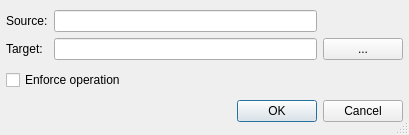
<?xml version="1.0" encoding="UTF-8"?>
<ui version="4.0">
 <class>SvnCopyDialog</class>
 <widget class="QDialog" name="SvnCopyDialog">
  <property name="geometry">
   <rect>
    <x>0</x>
    <y>0</y>
    <width>409</width>
    <height>135</height>
   </rect>
  </property>
  <property name="windowTitle">
   <string>Subversion Copy</string>
  </property>
  <property name="sizeGripEnabled">
   <bool>true</bool>
  </property>
  <layout class="QVBoxLayout">
   <item>
    <layout class="QGridLayout">
     <item row="1" column="2">
      <widget class="QPushButton" name="dirButton">
       <property name="toolTip">
        <string>Press to open a selection dialog</string>
       </property>
       <property name="whatsThis">
        <string>&lt;b&gt;Target directory&lt;/b&gt;
&lt;p&gt;Select the target name for the operation via a selection dialog.&lt;/p&gt;</string>
       </property>
       <property name="text">
        <string>...</string>
       </property>
      </widget>
     </item>
     <item row="0" column="0">
      <widget class="QLabel" name="textLabel1">
       <property name="text">
        <string>Source:</string>
       </property>
      </widget>
     </item>
     <item row="0" column="1">
      <widget class="QLineEdit" name="sourceEdit">
       <property name="toolTip">
        <string>Shows the name of the source</string>
       </property>
       <property name="whatsThis">
        <string>&lt;b&gt;Source name&lt;/b&gt;
&lt;p&gt;This field shows the name of the source.&lt;/p&gt;</string>
       </property>
       <property name="readOnly">
        <bool>true</bool>
       </property>
      </widget>
     </item>
     <item row="1" column="1">
      <widget class="QLineEdit" name="targetEdit">
       <property name="toolTip">
        <string>Enter the target name</string>
       </property>
       <property name="whatsThis">
        <string>&lt;b&gt;Target name&lt;/b&gt;
&lt;p&gt;Enter the new name in this field. The target must be the new name or an absolute path.&lt;/p&gt;</string>
       </property>
      </widget>
     </item>
     <item row="1" column="0">
      <widget class="QLabel" name="textLabel2">
       <property name="text">
        <string>Target:</string>
       </property>
      </widget>
     </item>
    </layout>
   </item>
   <item>
    <widget class="QCheckBox" name="forceCheckBox">
     <property name="toolTip">
      <string>Select to force the operation</string>
     </property>
     <property name="text">
      <string>Enforce operation</string>
     </property>
    </widget>
   </item>
   <item>
    <widget class="QDialogButtonBox" name="buttonBox">
     <property name="orientation">
      <enum>Qt::Horizontal</enum>
     </property>
     <property name="standardButtons">
      <set>QDialogButtonBox::Cancel|QDialogButtonBox::Ok</set>
     </property>
    </widget>
   </item>
  </layout>
 </widget>
 <layoutdefault spacing="6" margin="6"/>
 <pixmapfunction>qPixmapFromMimeSource</pixmapfunction>
 <tabstops>
  <tabstop>targetEdit</tabstop>
  <tabstop>dirButton</tabstop>
  <tabstop>forceCheckBox</tabstop>
  <tabstop>buttonBox</tabstop>
  <tabstop>sourceEdit</tabstop>
 </tabstops>
 <resources/>
 <connections>
  <connection>
   <sender>buttonBox</sender>
   <signal>accepted()</signal>
   <receiver>SvnCopyDialog</receiver>
   <slot>accept()</slot>
   <hints>
    <hint type="sourcelabel">
     <x>32</x>
     <y>79</y>
    </hint>
    <hint type="destinationlabel">
     <x>32</x>
     <y>97</y>
    </hint>
   </hints>
  </connection>
  <connection>
   <sender>buttonBox</sender>
   <signal>rejected()</signal>
   <receiver>SvnCopyDialog</receiver>
   <slot>reject()</slot>
   <hints>
    <hint type="sourcelabel">
     <x>101</x>
     <y>80</y>
    </hint>
    <hint type="destinationlabel">
     <x>101</x>
     <y>97</y>
    </hint>
   </hints>
  </connection>
 </connections>
</ui>
